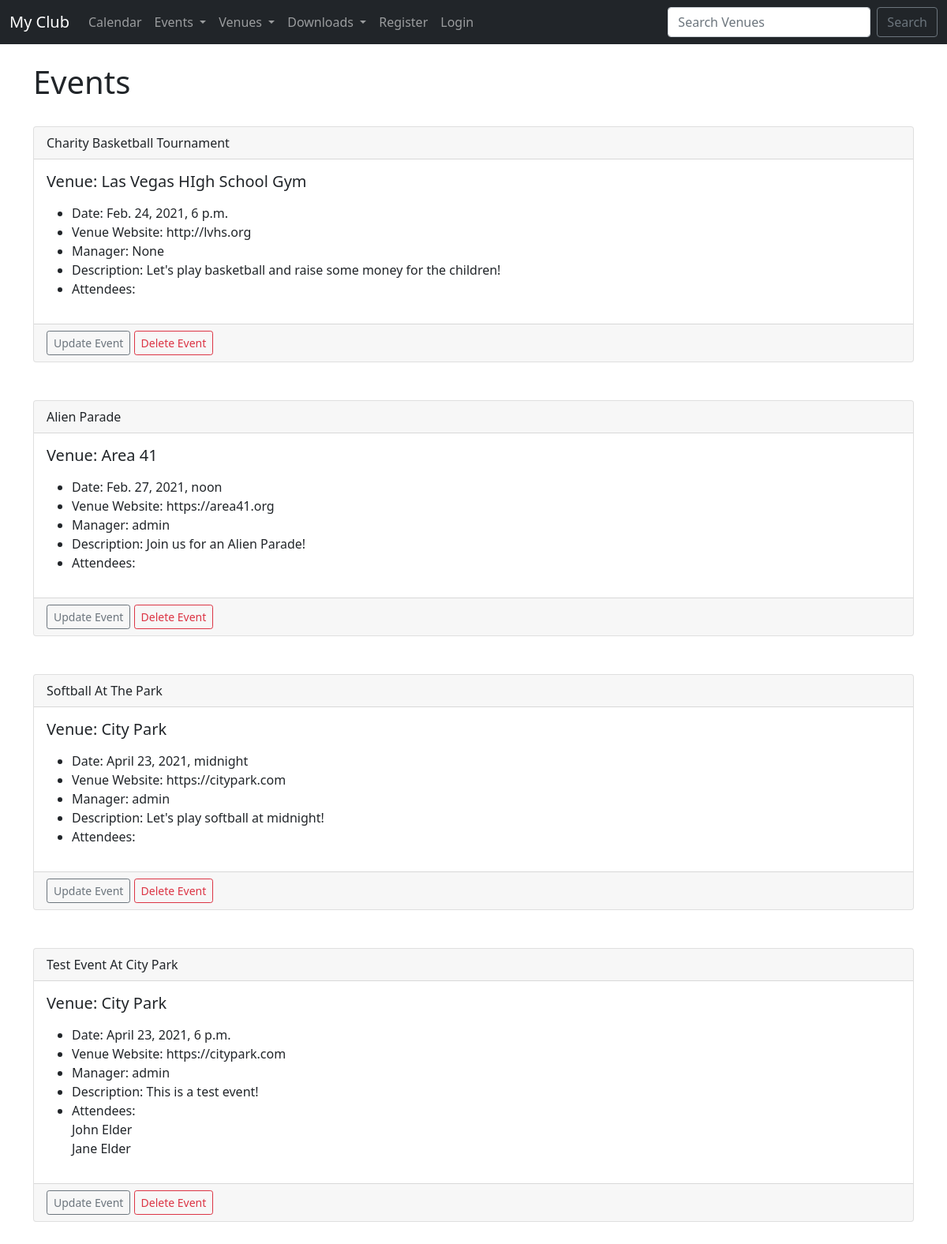
The app's page /events with its own data.
### events/models.py (models this page shows)
class Event(models.Model):
	name = models.CharField('Event Name', max_length=120)
	event_date = models.DateTimeField('Event Date')
	venue = models.ForeignKey(Venue, blank=True, null=True, on_delete=models.CASCADE)
	manager = models.ForeignKey(User, blank=True, null=True, on_delete=models.SET_NULL)
	description = models.TextField(blank=True)
	attendees = models.ManyToManyField(MyClubUser, blank=True)
	def __str__(self):
		return self.name

class Venue(models.Model):
	name = models.CharField('Venue Name', max_length=120)
	address = models.CharField(max_length=300)
	zip_code = models.CharField('Zip Code', max_length=15)
	phone = models.CharField('Contact Phone', max_length=25, blank=True)
	web = models.URLField('Website Address', blank=True)
	email_address = models.EmailField('Email Address', blank=True)
	def __str__(self):
		return self.name

class MyClubUser(models.Model):
	first_name = models.CharField(max_length=30)
	last_name = models.CharField(max_length=30)
	email = models.EmailField('User Email')
	def __str__(self):
		return self.first_name + ' ' + self.last_name

### events/views.py (the view)
# urls.py: path('events', views.all_events, name="list-events"),
def all_events(request):
	event_list = Event.objects.all().order_by('event_date')
	return render(request, 'events/event_list.html',
		{'event_list': event_list})

### events/templates/events/event_list.html
{% extends 'events/base.html' %}
{% block content %}
	<h1>Events</h1>
	<br/>
{% for event in event_list %}
<div class="card">
  <div class="card-header">
    {{ event }}
  </div>
  <div class="card-body">
    <h5 class="card-title">Venue: {{ event.venue }}</h5>
    <p class="card-text">
    	<ul>
<li>Date: {{ event.event_date }}</li>
<li>Venue Website: {{ event.venue.web }}</li>
<li>Manager: {{ event.manager }}</li>
<li>Description: {{ event.description }}</li>
	<li>Attendees:<br/>
	{% for user in event.attendees.all %}
{{ user }}<br/>
	{% endfor %}
	</li>
	</ul>
    </p>
  </div>
  <div class="card-footer text-muted">
    <a href="{% url 'update-event' event.id %}" class="btn btn-outline-secondary btn-sm">Update Event</a>
    <a href="{% url 'delete-event' event.id %}" class="btn btn-outline-danger btn-sm">Delete Event</a>
  </div>
</div>
	<br/><br/>
{% endfor %}
{% endblock %}

### events/templates/events/base.html (shortened to what this page needs)
<!doctype html>
<html lang="en">
  <head>
    <link href="https://cdn.jsdelivr.net/npm/bootstrap@5.0.0-beta1/dist/css/bootstrap.min.css" rel="stylesheet">
  </head>
  <body>
  	{% include 'events/navbar.html' %}
    <br/>
    <div class="container">
      {% block content %}
      {% endblock %}
    </div>
  </body>
</html>

### events/templates/events/navbar.html (shortened to what this page needs)
<nav class="navbar navbar-expand-lg navbar-dark bg-dark">
  <div class="container-fluid">
    <a class="navbar-brand" href="{% url 'home' %}">My Club</a>
    <div class="collapse navbar-collapse" id="navbarSupportedContent">
      <ul class="navbar-nav me-auto mb-2 mb-lg-0">
        <li class="nav-item">
          <a class="nav-link" href="{% url 'home' '2021' 'March' %}">Calendar</a>
        </li>
        <li class="nav-item dropdown">
          <a class="nav-link dropdown-toggle" href="#" id="navbarDropdown" role="button" data-bs-toggle="dropdown" aria-expanded="false">
            Events
          </a>
        </li>
      <li class="nav-item dropdown">
          <a class="nav-link dropdown-toggle" href="#" id="navbarDropdown" role="button" data-bs-toggle="dropdown" aria-expanded="false">
            Venues
          </a>
        </li>
        <li class="nav-item dropdown">
          <a class="nav-link dropdown-toggle" href="#" id="navbarDropdown" role="button" data-bs-toggle="dropdown" aria-expanded="false">
            Downloads
          </a>
        </li>
      {% if user.is_authenticated %}
        <li class="nav-item">
          <a class="nav-link" href="{% url 'logout' %}">Logout</a>
        </li>
      {% else %}
        <li class="nav-item">
          <a class="nav-link" href="{% url 'register_user' %}">Register</a>
        </li>
        <li class="nav-item">
          <a class="nav-link" href="{% url 'login' %}">Login</a>
        </li>
      {% endif %}
      </ul>
      <form class="d-flex" method=POST action="{% url 'search-venues' %}">
        <input class="form-control me-2" type="search" placeholder="Search Venues" aria-label="Search" name="searched">
        <button class="btn btn-outline-secondary" type="submit">Search</button>
      </form>
    </div>
  </div>
</nav>

### records on screen
Event: name "Charity Basketball Tournament", venue "Las Vegas HIgh School Gym", event_date "Feb. 24, 2021, 6 p.m.", venue.web "http://lvhs.org", manager "None", description "Let's play basketball and raise some money for the children!"
Event: name "Alien Parade", venue "Area 41", event_date "Feb. 27, 2021, noon", venue.web "https://area41.org", manager "admin", description "Join us for an Alien Parade!"
Event: name "Softball At The Park", venue "City Park", event_date "April 23, 2021, midnight", venue.web "https://citypark.com", manager "admin", description "Let's play softball at midnight!"
Event: name "Test Event At City Park", venue "City Park", event_date "April 23, 2021, 6 p.m.", venue.web "https://citypark.com", manager "admin", description "This is a test event!"
MyClubUser: first_name+last_name "John Elder"
MyClubUser: first_name+last_name "Jane Elder"
